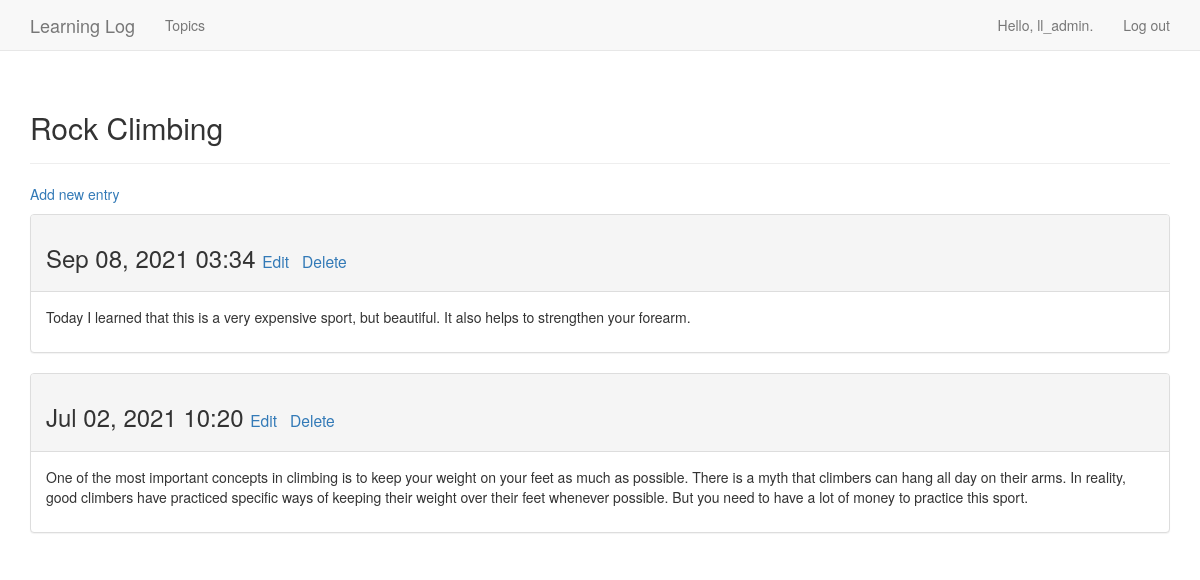
The page /topics/2/ (signed in) on the database its author committed.
### learning_logs/models.py (models this page shows, shortened)
class Topic(models.Model):
    text = models.CharField(max_length=200)
    date_added = models.DateTimeField(auto_now_add=True)
    owner = models.ForeignKey(User, on_delete=models.CASCADE)
    def __str__(self):
        return self.text

class Entry(models.Model):
    topic = models.ForeignKey(Topic, on_delete=models.CASCADE)
    text = models.TextField()
    date_added = models.DateTimeField(auto_now_add = True)
    class Meta:
        verbose_name_plural = 'entries'

### learning_logs/views.py (the view)
# urls.py: path('topics/<int:topic_id>/', views.topic, name='topic'),
@login_required
def topic(request, topic_id):
    topic = get_object_or_404(Topic, id=topic_id)
    check_topic_owner(topic.owner, request.user)
    entries = topic.entry_set.order_by('-date_added')
    context = {'topic': topic, 'entries': entries}
    return render(request, 'learning_logs/topic.html', context)

### learning_logs/views.py (called while the page is built)
def check_topic_owner(topic_owner, user):
    if topic_owner != user:
        raise Http404

### learning_logs/templates/learning_logs/topic.html
{% extends "learning_logs/base.html" %}
{% block header %}
  <h2>{{ topic }}</h2>
{% endblock header %}
{% block content %}
  <p>
    <a href="{% url 'learning_logs:new_entry' topic.id %}">Add new entry</a>
  </p>
  {% for entry in entries %}
    <div class="panel panel-default">
      <div class="panel-heading">
        <h3>
          {{ entry.date_added|date:'M d, Y H:i' }}
          <small>
            <a href="{% url 'learning_logs:edit_entry' entry.id %}">Edit</a>&nbsp&nbsp;
            <a href="{% url 'learning_logs:delete_entry' entry.id %}">Delete</a>
          </small>
        </h3>
      </div>
      <div class="panel-body">
        {{ entry.text|linebreaks }}
      </div>
    </div>
  {% empty %}
      There are no entries for this topic yet.
  {% endfor %}
{% endblock content %}

### learning_logs/templates/learning_logs/base.html (shortened to what this page needs)
{% load bootstrap3 %}
<!DOCTYPE html>
<html lang="en">
  <head>
    {% bootstrap_css %}
  </head>
  <body>
    <nav class="navbar navbar-default navbar-static-top">
      <div class="container">
        <div class="navbar-header">
          <a class="navbar-brand" href="{% url 'learning_logs:index' %}">
              Learning Log</a>
        </div>
        <div id="navbar" class="navbar-collapse collapse">
          <ul class="nav navbar-nav">
	    {% if user.is_authenticated %}
              <li><a href="{% url 'learning_logs:topics' %}">Topics</a></li>
            {% endif %}
          </ul>
          <ul class="nav navbar-nav navbar-right">
            {% if user.is_authenticated %}
              <li><a>Hello, {{ user.username }}.</a></li>
              <li><a href="{% url 'users:logout' %}">Log out</a></li>
            {% else %}
              <li><a href="{% url 'users:register' %}">Register</a></li>
              <li><a href="{% url 'users:login' %}">Log in</a></li>
            {% endif %}
          </ul>
        </div>
      </div>
    </nav>
    <div class="container">
      <div class="page-header">
        {% block header %}{% endblock header %}
      </div>
      <div>
        {% block content %}{% endblock content %}
      </div>
    </div>
  </body>
</html>

### rows shown on the page
Topic: text "Rock Climbing"
Entry: date_added "Sep 08, 2021 03:34", text "Today I learned that this is a very expensive sport, but beautiful. It also helps to strengthen your forearm."
Entry: date_added "Jul 02, 2021 10:20", text "One of the most important concepts in climbing is to keep your weight on your feet as much as possible. There is a myth that climbers can hang all day on their arms. In reality, good climbers have practiced specific ways of keeping their weight over their feet whenever possible. But you need to have a lot of money to practice this sport."

### other values the page prints
{{ user.username }} "ll_admin"
